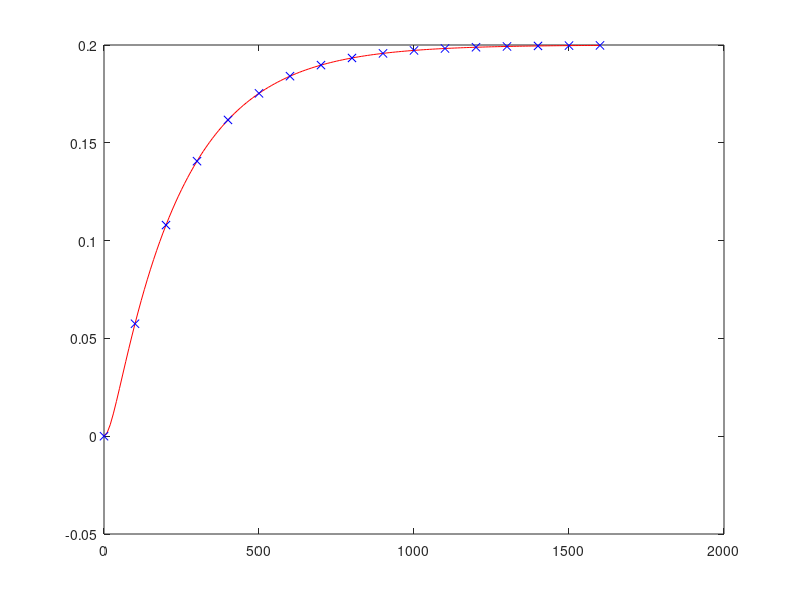
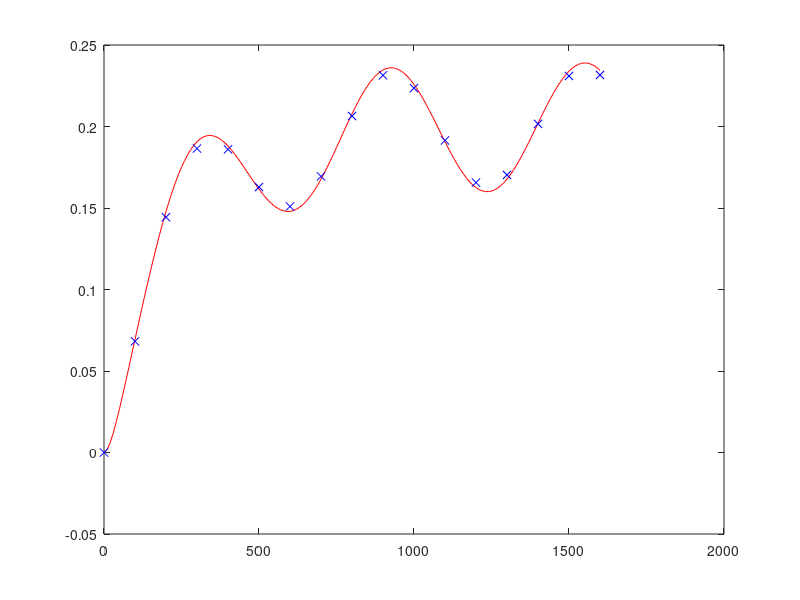

Reproduce these figures in MATLAB, in order.
clear all
close all
clc

t1 = 0:10:1600;
t2 = 0:100:1600;

RH1= 5;
RH2 = 10;
S1 = 0.01;
S2 = 0.01;
ro = 1000;
CH1 = ro * S1;
CH2 = ro * S2;

G1 = tf([RH1*RH2*CH2 RH1+RH2], [RH1*RH2*CH1*CH2 RH1*CH1+RH2*CH1+RH2*CH2 1]);
G2 = tf([RH2], [RH1*RH2*CH1*CH2 RH1*CH1+RH2*CH1+RH2*CH2 1]);

u1 = 0.02*ones(size(t1));
u2 = 0.02*ones(size(t2));

[Y5, T5]=lsim(G2, u1, t1);
[Y6, T6]=lsim(G2, u2, t2);

figure;
plot(T5, Y5,'r', T6, Y6, 'bx');
%saveas(gcf,'Graph2.jpg')

%%%% 3. Naloga
u3 = 0.02 + 0.01*sin(0.01*t1);
u4 = 0.02 + 0.01*sin(0.01*t2);

[Y7, T7]=lsim(G2, u3, t1);
[Y8, T8]=lsim(G2, u4, t2);
figure;
plot(T7, Y7, 'r', T8, Y8, 'bx')
%saveas(gcf,'Graph3.jpg')